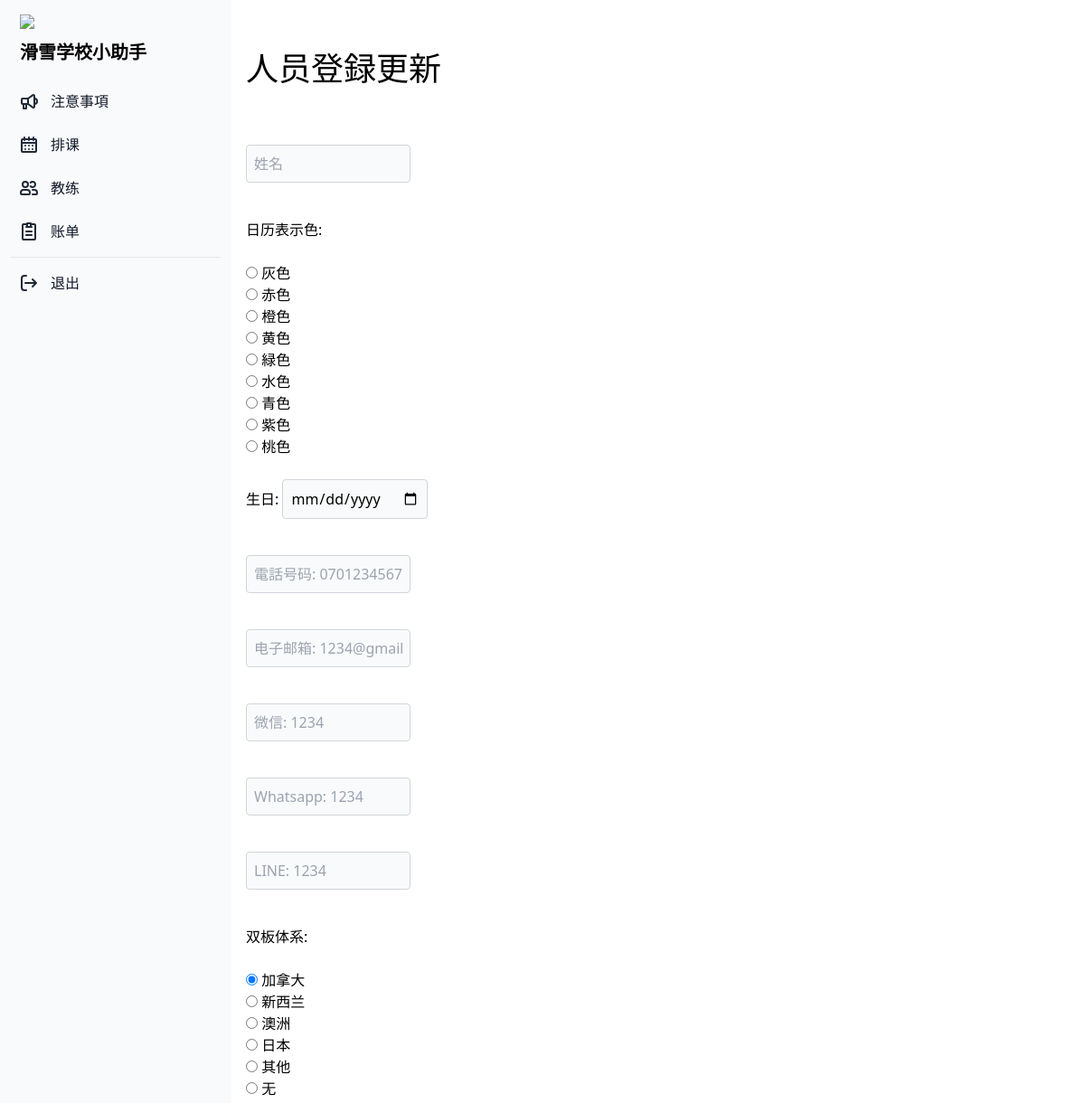
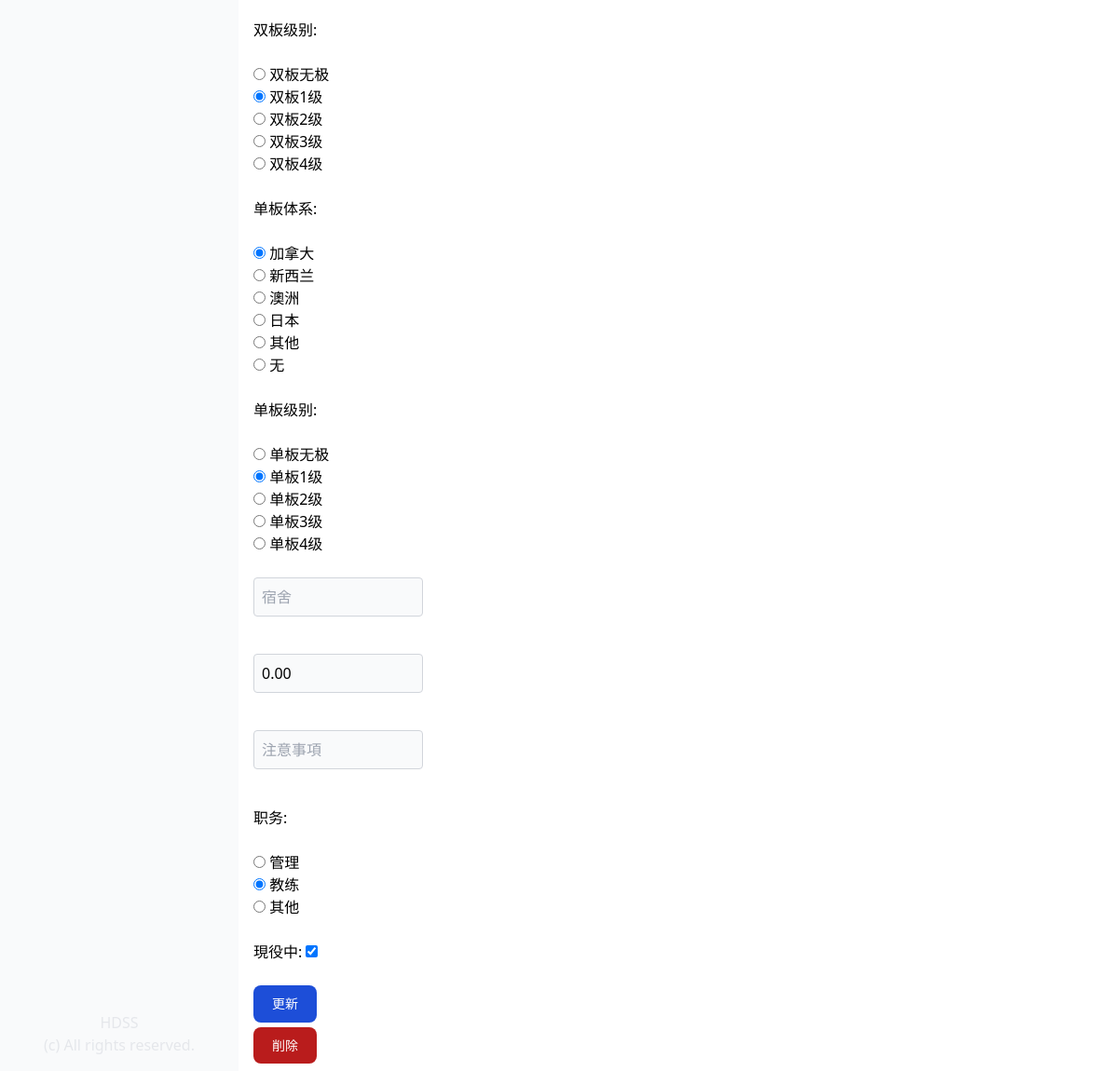
Before: /update_profile/5/ (signed in) with the older database file (2 pictures, top to bottom).
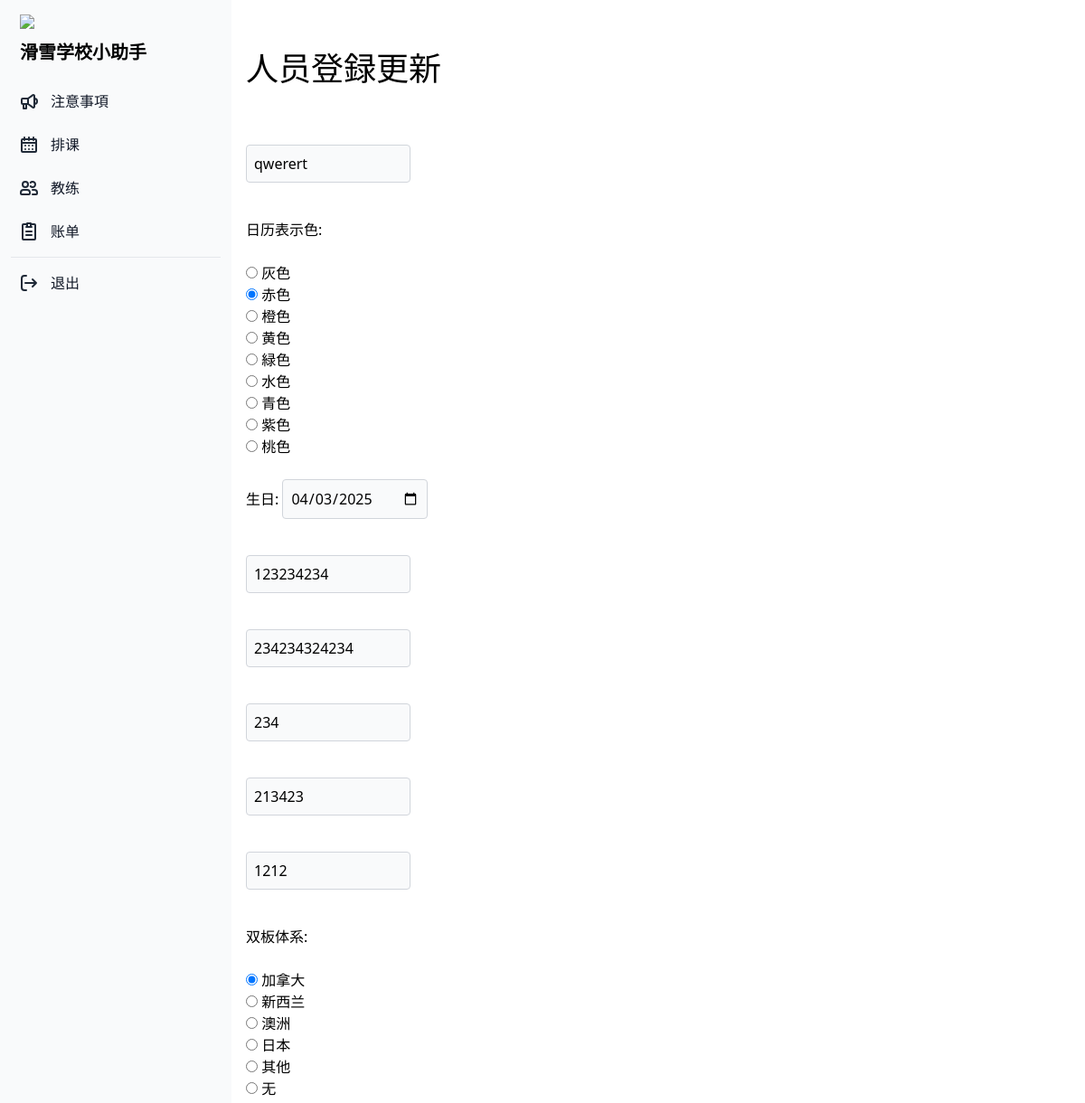
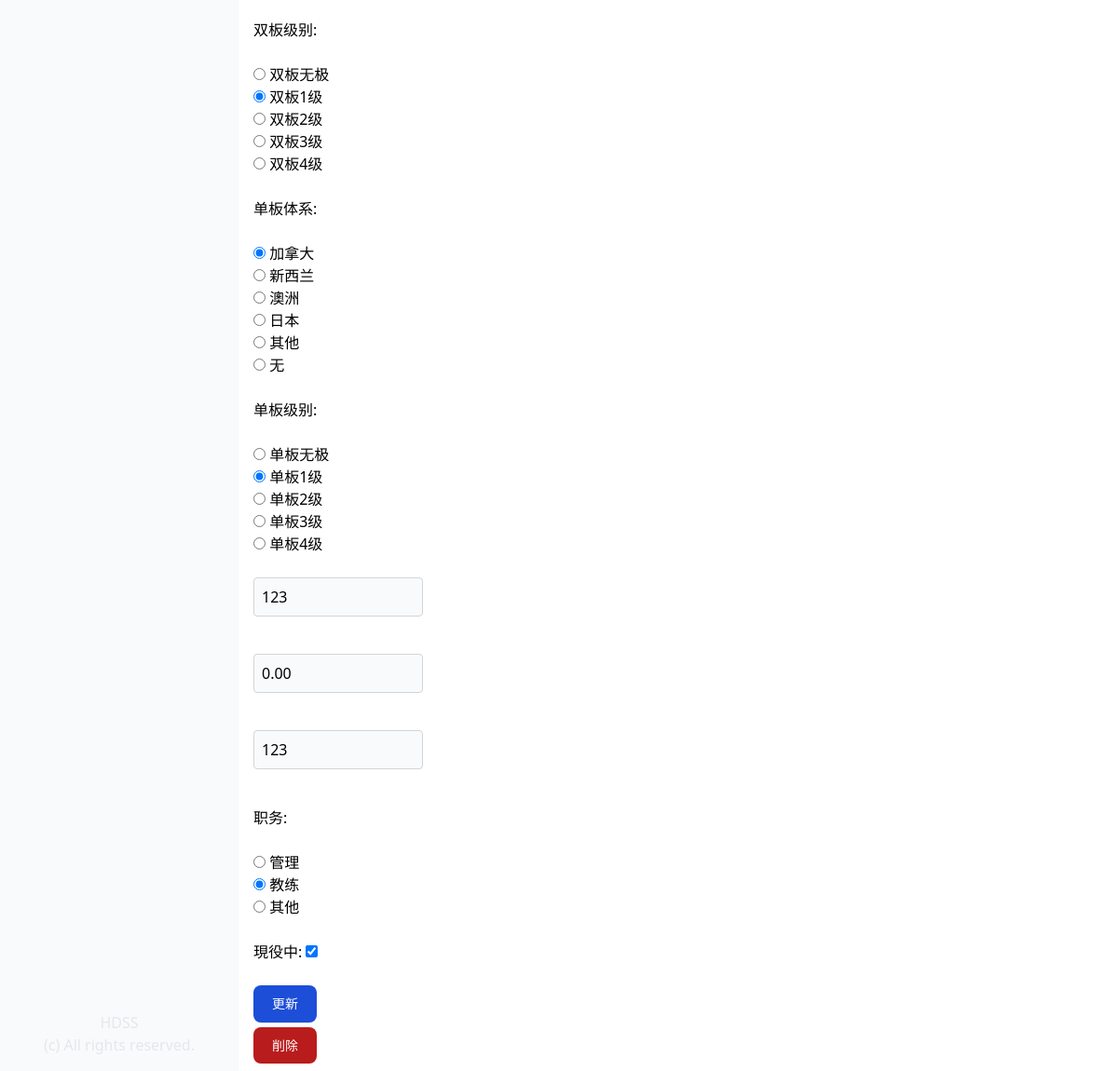
After: the same page with the newer database file (2 pictures, top to bottom).
### manager/models.py (models this page shows, shortened)
class Profile(models.Model):
    COLORS = (
        ('#808080', '灰色'),
        ('#ff6961', '赤色'),
        ('#ffb480', '橙色'),
        ('#f8f38d', '黄色'),
        ('#42d6a4', '緑色'),
        ('#08cad1', '水色'),
        ('#59adf6', '青色'),
        ('#9d94ff', '紫色'),
        ('#c780e8', '桃色'),
    )
    TYPE = (
        ('管理', '管理'),
        ('教练', '教练'),
        ('其他', '其他'),
    )
    SKI = (
        ('双板无极', '双板无极'),
        ('双板1级', '双板1级'),
        ('双板2级', '双板2级'),
        ('双板3级', '双板3级'),
        ('双板4级', '双板4级'),
    )
    SNOWBOARD = (
        ('单板无极', '单板无极'),
        ('单板1级', '单板1级'),
        ('单板2级', '单板2级'),
        ('单板3级', '单板3级'),
        ('单板4级', '单板4级'),
    )
    SKI_SYSTEM = (
        ('加拿大', '加拿大'),
        ('新西兰', '新西兰'),
        ('澳洲', '澳洲'),
        ('日本', '日本'),
        ('其他', '其他'),
        ('无', '无'),
    )
    SNOWBOARD_SYSTEM = (
        ('加拿大', '加拿大'),
        ('新西兰', '新西兰'),
        ('澳洲', '澳洲'),
        ('日本', '日本'),
        ('其他', '其他'),
        ('无', '无'),
    )
    user = models.OneToOneField(User, on_delete=models.CASCADE)
    birthday = models.DateField("生年月日", blank=True, null=True)
    color = models.CharField("教练色", max_length=30, choices=COLORS)
    contract_type = models.CharField("职务", max_length=50, choices=TYPE, default='教练')
    fullname = models.CharField("姓名", max_length=20, blank=True)
    phone = models.CharField("電話", max_length=20, blank=True)
    email = models.CharField("邮箱", max_length=50, blank=True)
    wechat = models.CharField("微信", max_length=20, blank=True)
    whatsapp = models.CharField("Whatsapp", max_length=20, blank=True)
    line = models.CharField("LINE", max_length=20, blank=True)
    ski_system = models.CharField("双板体系", max_length=50, choices=SKI_SYSTEM, default='加拿大')
    snowboard_system = models.CharField("单板体系", max_length=50, choices=SNOWBOARD_SYSTEM, default='加拿大')
    ski = models.CharField("级别", max_length=50, choices=SKI, default='双板1级')
    snowboard = models.CharField("级别", max_length=50, choices=SNOWBOARD, default='单板1级')
    accommodation = models.CharField("宿舍", max_length=20, blank=True)
    commission = models.DecimalField("提成", max_digits=10, decimal_places=2, default=0.00)
    note = models.CharField("備考", max_length=500, blank=True)
    is_active = models.BooleanField("現役中", default=True)
    date_created = models.DateTimeField("作成日", auto_now_add=True)
    updated_at = models.DateTimeField("更新日", auto_now=True)

### manager/views.py (the view)
# urls.py: path('update_profile/<int:profile_id>/', views.update_profile, name="update_profile"),
@login_required(login_url='/login_user/')
def update_profile(request, profile_id):
    if request.user.is_superuser:
        if request.user.is_authenticated:
            profile = Profile.objects.get(id=profile_id)
            form = UserProfileForm(request.POST or None, instance=profile)
            if form.is_valid():
                form.save()
                messages.success(request, "简历更新了。")
                return redirect("profile_list")
            return render(request, "profile/update_profile.html", {"form": form , "profile": profile })
        else:
            messages.success(request, "请先登录。")
            return redirect("login_user")
    else:
        messages.success(request, ("只有管理人员可以访问此页面。"))

### manager/templates/profile/update_profile.html (shortened to what this page needs)
{% extends "base.html" %}
{% block content %}
<div class="p-4 sm:ml-64">
    <div class="px-auto">
        <h1 class="text-4xl py-10">人员登録更新</h1>
    </div>
    <form class="space-y-6 mb-3" action="{% url 'update_profile' profile.id %}" method="post">
        {{ form.as_p }}
        <button type="submit"
            class="text-white bg-blue-700 hover:bg-blue-800 focus:ring-4 focus:outline-none focus:ring-blue-300 font-medium rounded-lg text-sm w-full sm:w-auto px-5 py-2.5 text-center dark:bg-blue-600 dark:hover:bg-blue-700 dark:focus:ring-blue-800">更新</button>
    </form>
    <a href="{% url 'delete_user' profile.id %}"
        class="btn text-white bg-red-700 hover:bg-red-800 focus:ring-4 focus:outline-none focus:ring-red-300 font-medium rounded-lg text-sm w-full sm:w-auto px-5 py-2.5 text-center dark:bg-red-600 dark:hover:bg-red-700 dark:focus:ring-red-800">削除
    </a>
</div>
{% endblock %}

Changed rows visible on the page:
changed Profile "☑ 加拿大 ☐ 新西兰 ☐ 澳洲 ☐ 日本 ☐ 其他 ☐ 无": fullname (not shown) → "qwerert"; color "☐ 灰色 ☐ 赤色 ☐ 橙色 ☐ 黄色 ☐ 緑色 ☐ 水色 ☐ 青色 ☐ 紫色 ☐ 桃色" → "☐ 灰色 ☑ 赤色 ☐ 橙色 ☐ 黄色 ☐ 緑色 ☐ 水色 ☐ 青色 ☐ 紫色 ☐ 桃色"; birthday (not shown) → "04/03/2025"; phone (not shown) → "123234234"; email (not shown) → "234234324234"; wechat (not shown) → "234"; whatsapp (not shown) → "213423"; line (not shown) → "1212"; accommodation (not shown) → "123"; note (not shown) → "123"
